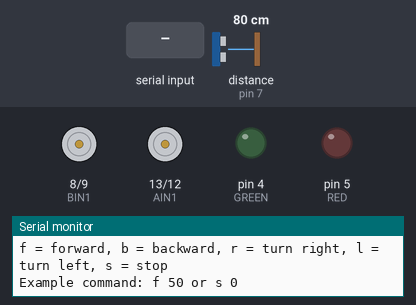
Simulated run of this sketch. Board: Arduino Uno, built with avr-gcc and run on an emulated ATmega328P. On the bench: motor-driver pin pairs drawn as motors (green arrow = first pin HIGH = forward, orange = second pin HIGH = backward, longer = more drive, scaled by the enable pin), output pins drawn as LEDs (lit = HIGH), the last lines printed to the serial monitor. Wiring (inferred from the names in the program): ultrasonic range finder: trigger pin 6; echo pin 7. The test bench sets the inputs (shaded band); at power-on: distance to the obstacle (sensor on pin 7) 80 cm. The echo pulse lasts 58.3 µs per cm; pins used as bus, display or sensor lines are not drawn.

Above: at 1.2 s.
1.3 s: "f 1\n" received over Serial
At 3.3 s:
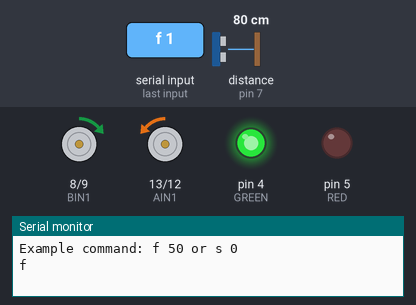
3.8 s: distance to the obstacle (sensor on pin 7) set to 12 cm
5.3 s: distance to the obstacle (sensor on pin 7) set to 9 cm
At 6.5 s:
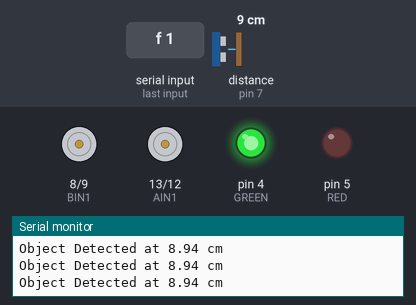
6.8 s: "b 1\n" received over the second serial link
At 8.0 s:
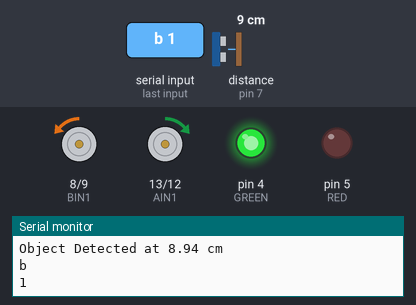
8.3 s: "r 150\n" received over Serial
At 9.8 s:
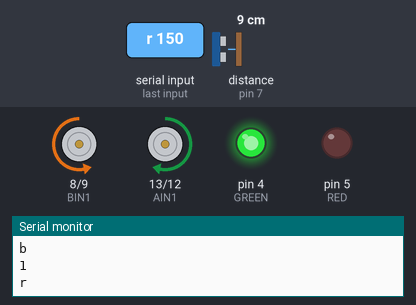
10.8 s: "1 90 45\n" received over Serial
At 12.2 s:
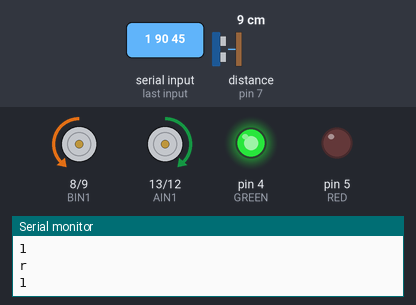
Timing chart, 0 to 14.3 s (numbered marks = the images above; inputs shaded):
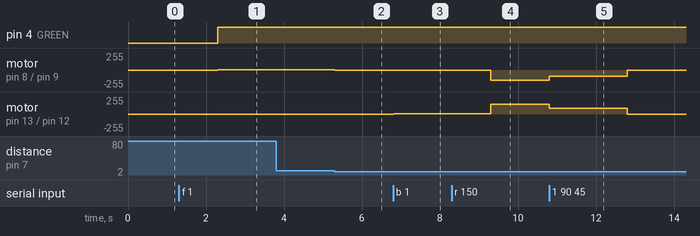

The sketch:

Lab8-Arduino-BLU.ino
```cpp
/*
  SparkFun Inventor’s Kit
  Circuit 5B - Remote Control Robot

  Control a two wheeled robot by sending direction commands through the serial monitor.
  This sketch was adapted from one of the activities in the SparkFun Guide to Arduino.
  Check out the rest of the book at
  https://www.sparkfun.com/products/14326

  This sketch was written by SparkFun Electronics, with lots of help from the Arduino community.
  This code is completely free for any use.

  View circuit diagram and instructions at: https://learn.sparkfun.com/tutorials/sparkfun-inventors-kit-experiment-guide---v40
  Download drawings and code at: https://github.com/sparkfun/SIK-Guide-Code

  Modified by:
  Carlos Jarro for University of Kentucky's BAE305 Lab 6
  02/28/2024
*/
#include <SoftwareSerial.h>

SoftwareSerial mySerial(2, 3); // HC-05 Tx connected to Arduino #2 & HC-05 Rx to Arduino #3

const byte numChars = 6;
char receivedChars[numChars];  // an array to store the received data
char tempChars[numChars];

char botDir[1];         // char type variable for the direction of the robot
//                         botDirection[0] = 'f' (forward), 'b' (backwards)
//                         'r' (right), 'l' (left), 's' (stop)
int botSpeed = 0;           //stores the speed of the whole robot
boolean newData = false;

//the right motor will be controlled by the motor A pins on the motor driver
const int AIN1 = 13;           //control pin 1 on the motor driver for the right motor
const int AIN2 = 12;            //control pin 2 on the motor driver for the right motor
const int PWMA = 11;            //speed control pin on the motor driver for the right motor

//the left motor will be controlled by the motor B pins on the motor driver
const int PWMB = 10;           //speed control pin on the motor driver for the left motor
const int BIN2 = 9;           //control pin 2 on the motor driver for the left motor
const int BIN1 = 8;           //control pin 1 on the motor driver for the left motor

const int trigPin = 6;        //trigger pin for distance snesor
const int echoPin = 7;        //echo pin for distance sensor
const int RED = 5;
const int GREEN = 4;


String botDirection;           //the direction that the robot will drive in (this change which direction the two motors spin in)
String motorSpeedStr;

int motorSpeed;               //speed integer for the motors
float duration, distance;     //duration and distance for the distance sensor

/********************************************************************************/
void setup()
{
  mySerial.begin(9600);       //Default Baud Rate for software serial communications

  //set the motor control pins as outputs
  pinMode(AIN1, OUTPUT);
  pinMode(AIN2, OUTPUT);
  pinMode(PWMA, OUTPUT);

  pinMode(BIN1, OUTPUT);
  pinMode(BIN2, OUTPUT);
  pinMode(PWMB, OUTPUT);

  //set the distance sensor trigger pin as output and the echo pin as input
  pinMode(trigPin, OUTPUT);
  pinMode(echoPin, INPUT);

  pinMode(RED,OUTPUT);
  pinMode(GREEN,OUTPUT);

  Serial.begin(9600);           //begin serial communication with the computer

  //prompt the user to enter a command
  Serial.println("Enter a direction followed by speed.");
  Serial.println("f = forward, b = backward, r = turn right, l = turn left, s = stop");
  Serial.println("Example command: f 50 or s 0");
}

/********************************************************************************/
void loop()
{
  digitalWrite(trigPin, LOW);
  delayMicroseconds(2);
  digitalWrite(trigPin, HIGH);
  delayMicroseconds(10);
  digitalWrite(trigPin, LOW);

  duration = pulseIn(echoPin, HIGH);
  distance = (duration*340/10000)/2; // Units are cm
  //Serial.print("Distance: ");
  //Serial.println(distance);
    delayMicroseconds(50);

  if (Serial.available() > 0)                         //if the user has sent a command to the RedBoard
  {
    botDirection = Serial.readStringUntil(' ');       //read the characters in the command until you reach the first space
    motorSpeedStr = Serial.readStringUntil(' ');           //read the characters in the command until you reach the second space
    motorSpeed = motorSpeedStr.toInt();
    Serial.println(botDirection);
  }

  recvWithEndMarker();
  if (newData == true)
  {
    strcpy(tempChars, receivedChars);
    parseData();
    motorSpeed = botSpeed;
    newData = false;
    Serial.println(botDir[0]);
    Serial.println(motorSpeed);

  }

  if (distance > 10)
  {                                                     //if the switch is in the ON position
    if ((botDir[0] == 'f') || (botDirection == "f"))                         //if the entered direction is forward
    {
      rightMotor(-motorSpeed);                                //drive the right wheel forward
      leftMotor(motorSpeed);                                 //drive the left wheel forward
      digitalWrite(GREEN,HIGH);
      digitalWrite(RED,LOW);
    }
    else if ((botDir[0] == 'b') || (botDirection == "b"))                    //if the entered direction is backward
    {
      rightMotor(motorSpeed);                               //drive the right wheel forward
      leftMotor(-motorSpeed);                                //drive the left wheel forward
      digitalWrite(GREEN,HIGH);
      digitalWrite(RED,LOW);
    }
    else if ((botDir[0] == 'r') || (botDirection == "r"))                     //if the entered direction is right
    {
      rightMotor(motorSpeed);                               //drive the right wheel forward
      leftMotor(motorSpeed);                                 //drive the left wheel forward
      digitalWrite(GREEN,HIGH);
      digitalWrite(RED,LOW);
    }
    else if ((botDir[0] == 'l') || (botDirection == "l"))                   //if the entered direction is left
    {
      rightMotor(-motorSpeed);                                //drive the right wheel forward
      leftMotor(-motorSpeed);                                //drive the left wheel forward
      digitalWrite(GREEN,HIGH);
      digitalWrite(RED,LOW);
    }
    else if ((botDir[0] == 's') || (botDirection == "s"))
    {
      rightMotor(0);
      leftMotor(0);
      digitalWrite(GREEN,LOW);
      digitalWrite(RED,HIGH);
    }
  }
  else if (distance < 10)
  {
    if ((botDir[0] == 'b') || (botDirection == "b"))
    {
      rightMotor(motorSpeed);                               //drive the right wheel forward
      leftMotor(-motorSpeed);                                //drive the left wheel forward
    }
    else
    {
      Serial.print("Object Detected at ");
      Serial.print(distance);
      Serial.println(" cm");
      rightMotor(0);                                  //turn the right motor off
      leftMotor(0);                                   //turn the left motor off
    }
  }
}
/********************************************************************************/
void rightMotor(int motorSpeed)                       //function for driving the right motor
{
  if (motorSpeed > 0)                                 //if the motor should drive forward (positive speed)
  {
    digitalWrite(AIN1, HIGH);                         //set pin 1 to high
    digitalWrite(AIN2, LOW);                          //set pin 2 to low
  }
  else if (motorSpeed < 0)                            //if the motor should drive backward (negative speed)
  {
    digitalWrite(AIN1, LOW);                          //set pin 1 to low
    digitalWrite(AIN2, HIGH);                         //set pin 2 to high
  }
  else                                                //if the motor should stop
  {
    digitalWrite(AIN1, LOW);                          //set pin 1 to low
    digitalWrite(AIN2, LOW);                          //set pin 2 to low
  }
  analogWrite(PWMA, abs(motorSpeed));                 //now that the motor direction is set, drive it at the entered speed
}

/********************************************************************************/
void leftMotor(int motorSpeed)                        //function for driving the left motor
{
  if (motorSpeed > 0)                                 //if the motor should drive forward (positive speed)
  {
    digitalWrite(BIN1, HIGH);                         //set pin 1 to high
    digitalWrite(BIN2, LOW);                          //set pin 2 to low
  }
  else if (motorSpeed < 0)                            //if the motor should drive backward (negative speed)
  {
    digitalWrite(BIN1, LOW);                          //set pin 1 to low
    digitalWrite(BIN2, HIGH);                         //set pin 2 to high
  }
  else                                                //if the motor should stop
  {
    digitalWrite(BIN1, LOW);                          //set pin 1 to low
    digitalWrite(BIN2, LOW);                          //set pin 2 to low
  }
  analogWrite(PWMB, abs(motorSpeed));                 //now that the motor direction is set, drive it at the entered speed
}

/********************************************************************************/
void recvWithEndMarker() {
    static byte ndx = 0;
    char endMarker = '\n';
    char rc;
    while (mySerial.available() > 0 && newData == false)
    {
      rc = mySerial.read();

      if (rc != endMarker)
      {
        receivedChars[ndx] = rc;
        ndx++;
        if (ndx >= numChars)
        {
          ndx = numChars - 1;
        }
      }
      else
      {
        receivedChars[ndx] = '\0'; // terminate the string
        ndx = 0;
        newData = true;
      }
    }
}
/*****************************************************************************************/
void parseData() {      // split the data into its parts

    char * strtokIndx; // this is used by strtok() as an index

    strtokIndx = strtok(tempChars," ");      // get the first part - the string
    strcpy(botDir, strtokIndx); // copy it to messageFromPC

    strtokIndx = strtok(NULL, " "); // this continues where the previous call left off
    botSpeed = atoi(strtokIndx);     // convert this part to an integer
}
```

Measured:
- after the input at 1.3 s, pin 4 (GREEN): LOW → HIGH after 1.0 s; motor on pin 8 (BIN1) / pin 9 (BIN2): stopped → forward 1/255 after 1.0 s; motor on pin 13 (AIN1) / pin 12 (AIN2): stopped → backward 1/255 after 1.0 s
- after the input at 3.8 s, every drawn part: stays the same
- after the input at 5.3 s, motor on pin 8 (BIN1) / pin 9 (BIN2): forward 1/255 → stopped at once; motor on pin 13 (AIN1) / pin 12 (AIN2): backward 1/255 → stopped at once
- after the input at 6.8 s, motor on pin 8 (BIN1) / pin 9 (BIN2): stopped → backward 1/255 at once; motor on pin 13 (AIN1) / pin 12 (AIN2): stopped → forward 1/255 at once
- after the input at 8.3 s, motor on pin 8 (BIN1) / pin 9 (BIN2): backward 1/255 → backward 150/255 after 1.0 s; motor on pin 13 (AIN1) / pin 12 (AIN2): forward 1/255 → forward 150/255 after 1.0 s
- after the input at 10.8 s, motor on pin 8 (BIN1) / pin 9 (BIN2): backward 150/255 → backward 90/255 at once, → stopped 2.0 s later; motor on pin 13 (AIN1) / pin 12 (AIN2): forward 150/255 → forward 90/255 at once, → stopped 2.0 s later
